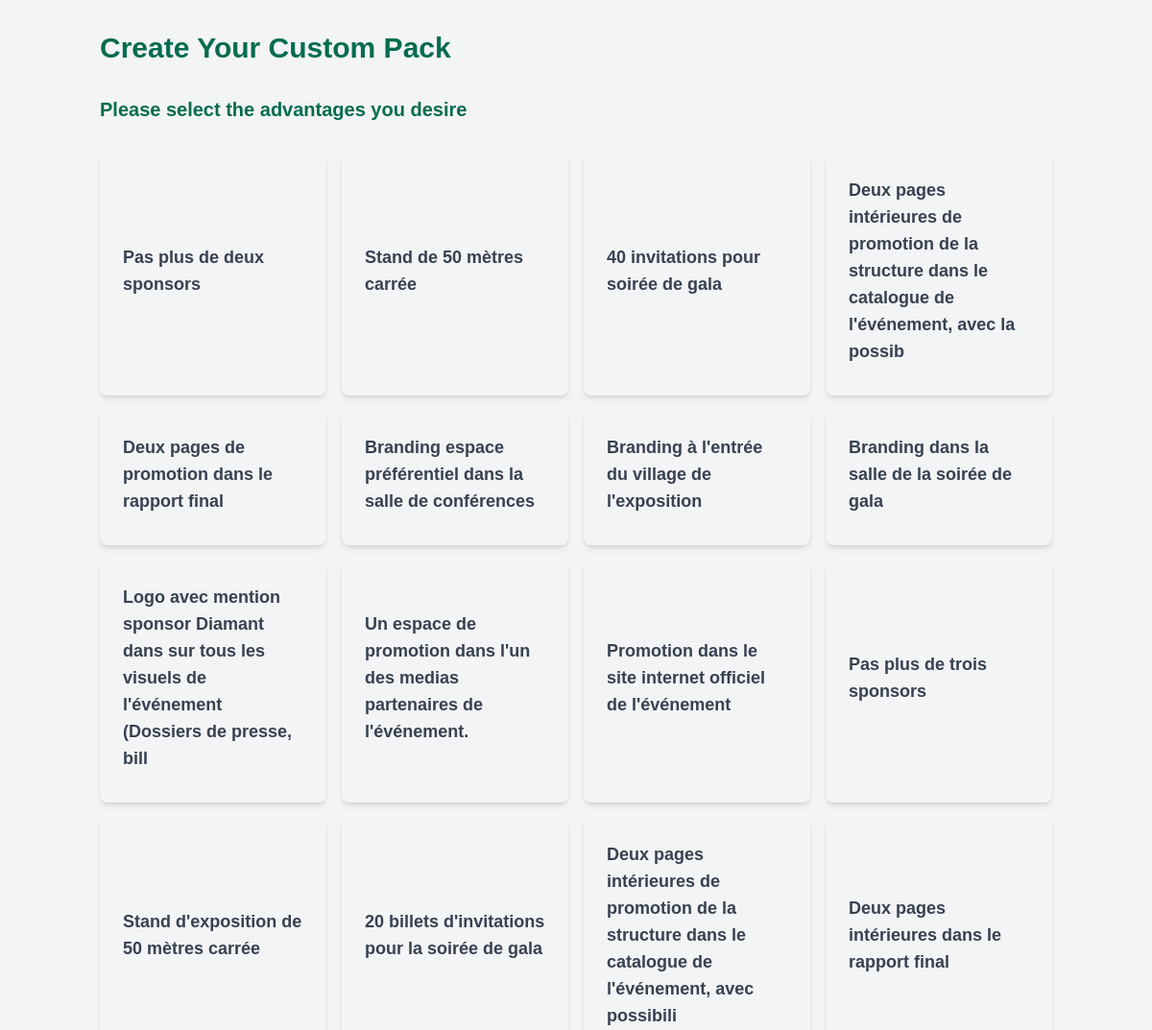
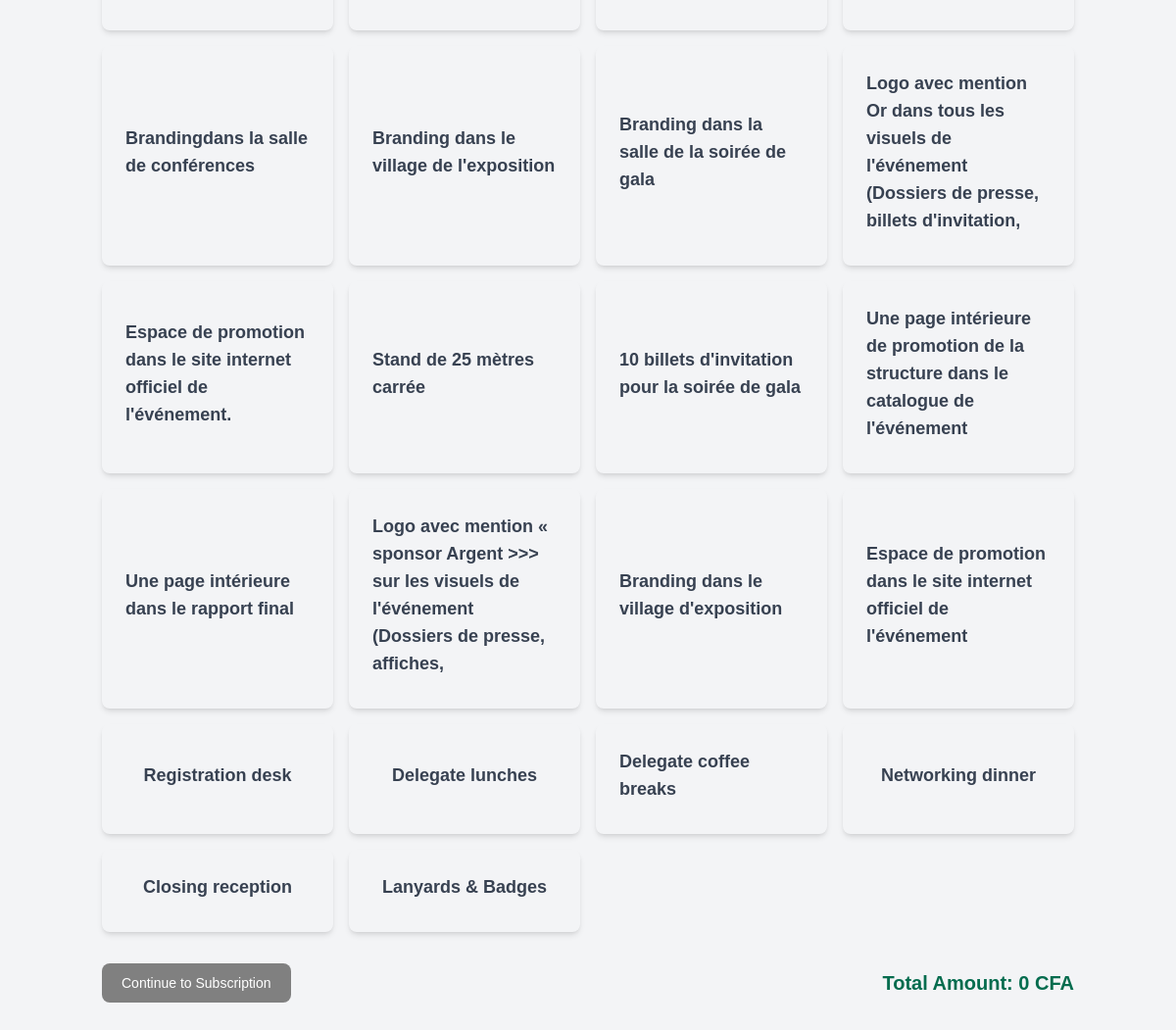
The page /packs/create-custom-plan/ on the database its author committed (2 pictures, top to bottom).
### packs/models.py (models this page shows, shortened)
class Item(models.Model):
    name = models.CharField(max_length=100)

### packs/views.py (the view)
# urls.py: path('create-custom-plan/', views.create_custom_plan, name='create_custom_plan'),
def create_custom_plan(request):
    items = Item.objects.all()
    if request.method == 'POST':
        item_form = ItemSelectionForm(request.POST)
        if item_form.is_valid():
            selected_items = item_form.cleaned_data['items']
            request.session['selected_items'] = [item.id for item in selected_items]
            return redirect('create_subscription')
    else:
        item_form = ItemSelectionForm()
    return render(request, 'packs/create_custom_plan.html', {'item_form': item_form, 'items': items})

### packs/templates/packs/create_custom_plan.html (shortened to what this page needs)
{% load static %}
<!DOCTYPE html>
<html>
<head>
    <link rel="stylesheet" type="text/css" href="{% static 'packs/style.css' %}">
    <link href="https://cdnjs.cloudflare.com/ajax/libs/flowbite/2.3.0/flowbite.min.css" rel="stylesheet" />
    <link rel="stylesheet" href="https://cdnjs.cloudflare.com/ajax/libs/font-awesome/6.1.1/css/all.min.css">
</head>
<body class="bg-gray-100">
    <div class="container mx-auto px-4 py-8">
        <h1 class="text-3xl text-green-700 font-semibold mb-8">Create Your Custom Pack</h1>
        <h1 class="text-xl text-green-700 font-semibold mb-8">Please select the advantages you desire</h1>
        <form id="customPackForm" method="post" action="{% url 'create_custom_plan' %}">
            <div class="grid grid-cols-1 sm:grid-cols-2 md:grid-cols-3 lg:grid-cols-4 gap-4">
                {% if items %}
                    {% for item in items %}
                        <div class="flex justify-center items-center rounded-lg shadow-md p-6 {% if item.selected %}selected-item{% endif %}" onclick="toggleCheckbox(this)">
                            <label for="item_{{ item.id }}" class="block mb-2 text-lg text-gray-700 font-semibold">{{ item.name }}</label>
                        </div>
                    {% endfor %}
                {% else %}
                    <p>No items available</p>
                {% endif %}
            </div>
            <div class="mt-8 flex justify-between items-center">
                <button id="submitButton" type="submit" class="text-white bg-green-700 hover:bg-green-800 focus:ring-4 focus:outline-none focus:ring-green-200 dark:bg-green-600 dark:hover:bg-green-700 dark:focus:ring-green-900 font-medium rounded-lg text-sm px-5 py-2.5 disabled-button">
                    Continue to Subscription
                </button>
                <div id="calculatedAmount" class="text-xl text-green-700 font-semibold"></div>
            </div>
        </form>
    </div>
</body>
</html>

### packs/static/packs/style.css (style rules this page uses)
body { font-family: Arial, sans-serif; background-color: #ffffff; color: #000000; }

### packs/templates/packs/create_custom_plan.html (style rules this page uses)
.disabled-button { background-color: grey !important; cursor: not-allowed; }

### rows shown on the page
Item: name "Pas plus de deux sponsors"
Item: name "Stand de 50 mètres carrée"
Item: name "40 invitations pour soirée de gala"
Item: name "Deux pages intérieures de promotion de la structure dans le catalogue de l'événement, avec la possib"
Item: name "Deux pages de promotion dans le rapport final"
Item: name "Branding espace préférentiel dans la salle de conférences"
Item: name "Branding à l'entrée du village de l'exposition"
Item: name "Branding dans la salle de la soirée de gala"
Item: name "Logo avec mention sponsor Diamant dans sur tous les visuels de l'événement (Dossiers de presse, bill"
Item: name "Un espace de promotion dans l'un des medias partenaires de l'événement."
Item: name "Promotion dans le site internet officiel de l'événement"
Item: name "Pas plus de trois sponsors"
Item: name "Stand d'exposition de 50 mètres carrée"
Item: name "20 billets d'invitations pour la soirée de gala"
Item: name "Deux pages intérieures de promotion de la structure dans le catalogue de l'événement, avec possibili"
Item: name "Deux pages intérieures dans le rapport final"
Item: name "Brandingdans la salle de conférences"
Item: name "Branding dans le village de l'exposition"
Item: name "Branding dans la salle de la soirée de gala"
Item: name "Logo avec mention Or dans tous les visuels de l'événement (Dossiers de presse, billets d'invitation,"
Item: name "Espace de promotion dans le site internet officiel de l'événement."
Item: name "Stand de 25 mètres carrée"
Item: name "10 billets d'invitation pour la soirée de gala"
Item: name "Une page intérieure de promotion de la structure dans le catalogue de l'événement"
Item: name "Une page intérieure dans le rapport final"
Item: name "Logo avec mention « sponsor Argent >>> sur les visuels de l'événement (Dossiers de presse, affiches,"
Item: name "Branding dans le village d'exposition"
Item: name "Espace de promotion dans le site internet officiel de l'événement"
Item: name "Registration desk"
Item: name "Delegate lunches"
Item: name "Delegate coffee breaks"
Item: name "Networking dinner"
Item: name "Closing reception"
Item: name "Lanyards & Badges"
